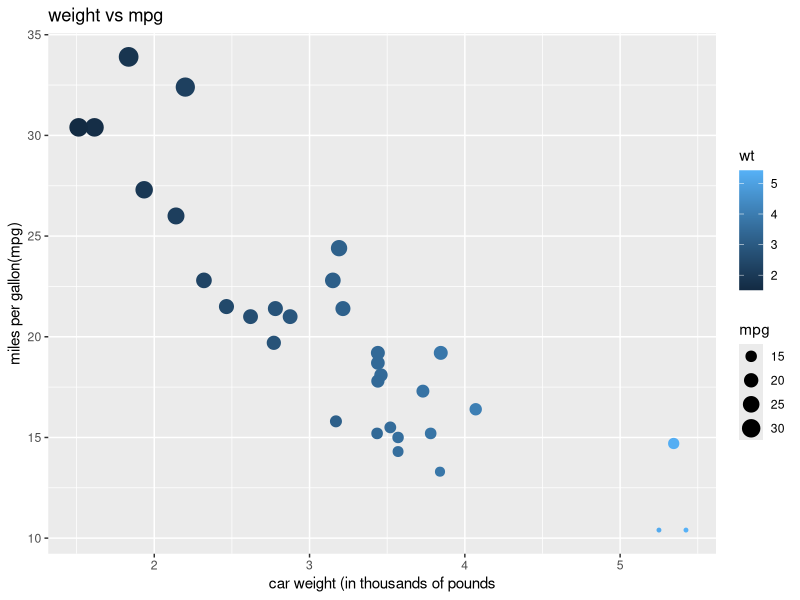

This chart was generated by the following R code:
## ---- chunk 1
#does 4 match 5? (no)
4 == 5

#does 4 match 4 (yes)
4 == 4

#does 4 not match 5? (yes)
4 != 5

#does 4 match "4"?
4 == "4"

#with assigned variables:
cat <- 10
dog <- 7

cat > dog

#is dog greater than cat, OR is cat less than 20
dog > cat | cat < 20

#Is dog less than cat AND cat == 10
dog < cat & cat == 10
## ---- chunk 2
library(tidyverse)
#usually you want to run at the beginning but i am lazy so here you are lol
## ---- chunk 3
ggplot(data = mtcars, aes(x = wt, y = mpg)) + 
  geom_point(aes(size = mpg, color = wt)) + 
  labs(x = "car weight (in thousands of pounds", y = "miles per gallon(mpg)", title = "weight vs mpg")
